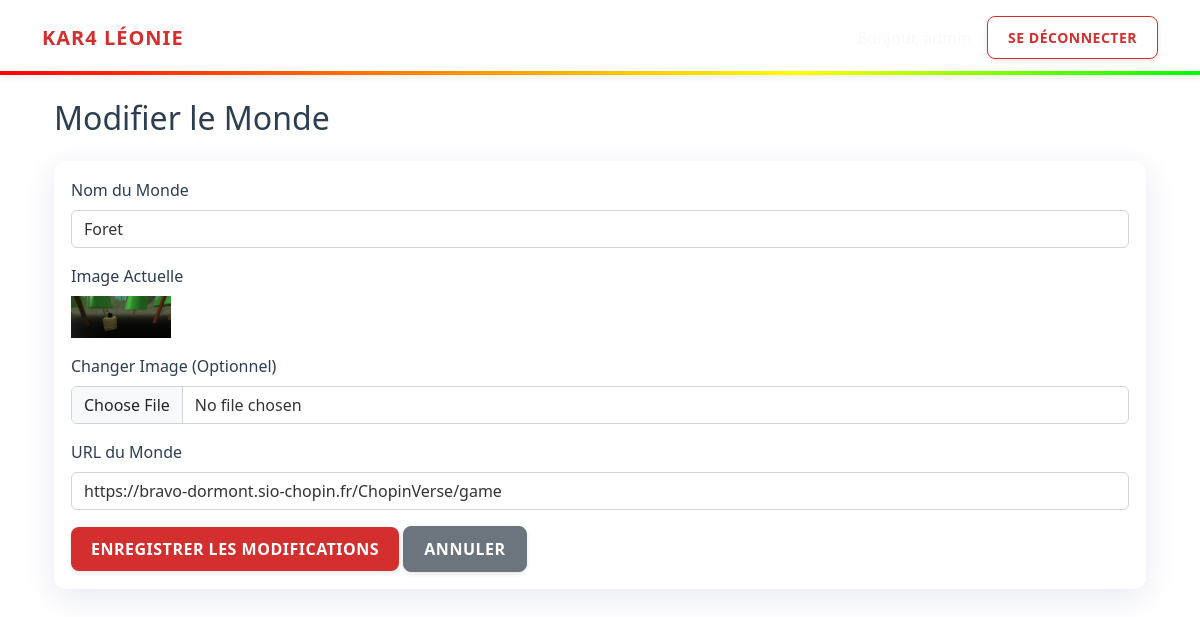
The page /index.php?page=admin&action=editWorld&id=4 (signed in) on the database its author committed.
### tables this page shows
CREATE TABLE `world` (
  `idWorld` int(11) NOT NULL,
  `nameWorld` varchar(50) NOT NULL,
  `imgWorld` varchar(255) DEFAULT NULL,
  `urlWorld` varchar(255) DEFAULT NULL
);

### config/db.php (called while the page is built, shortened)
<?php
class Database {
    private $host = "localhost";
    private $db_name = "leonie";
    private $username = "root";
    private $password = "";
    public function getConnection() {
        $this->conn = null;
        try {
            $this->conn = new PDO("mysql:host=" . $this->host . ";dbname=" . $this->db_name, $this->username, $this->password);
            $this->conn->exec("set names utf8");
        } catch(PDOException $exception) {
            echo "Connection error: " . $exception->getMessage();
        }
        return $this->conn;
    }
}

### models/World.php (called while the page is built, shortened)
<?php
class World
{
    private $db;
    public function __construct()
    {
        $this->db = (new Database())->getConnection();
    }
    public function getById($id)
    {
        $sql = "SELECT * FROM world WHERE idWorld = :id";
        $stmt = $this->db->prepare($sql);
        $stmt->bindParam(':id', $id);
        $stmt->execute();
        return $stmt->fetch(PDO::FETCH_ASSOC);
    }
}

### views/admin/edit_world.php (the view, shortened to what this page needs)
<?php include 'views/layouts/header.php'; ?>
<div class="container">
    <h2 class="mb-4">Modifier le Monde</h2>
    <div class="card">
        <div class="card-body">
            <form action="index.php?page=admin&action=updateWorld" method="POST" enctype="multipart/form-data">
                <div class="mb-3">
                    <label for="name" class="form-label">Nom du Monde</label>
                    <input type="text" class="form-control" id="name" name="name"
                        value="<?= htmlspecialchars($world['nameWorld']) ?>" required>
                </div>
                <div class="mb-3">
                    <label class="form-label">Image Actuelle</label>
                    <br>
                    <img src="<?= $world['imgWorld'] ?>" alt="World" width="100">
                </div>
                <div class="mb-3">
                    <label for="image" class="form-label">Changer Image (Optionnel)</label>
                    <input type="file" class="form-control" id="image" name="image" accept="image/*">
                </div>
                <div class="mb-3">
                    <label for="url" class="form-label">URL du Monde</label>
                    <input type="text" class="form-control" id="url" name="url"
                        value="<?= htmlspecialchars($world['urlWorld'] ?? '') ?>">
                </div>
                <button type="submit" class="btn btn-primary">Enregistrer les modifications</button>
                <a href="index.php?page=admin&action=dashboard" class="btn btn-secondary">Annuler</a>
            </form>
        </div>
    </div>
</div>
<?php include 'views/layouts/footer.php'; ?>

### views/layouts/header.php (style rules this page uses)
:root { --christmas-red: #d32f2f; --pine-green: #388e3c; --snow-white: #ffffff; --gold: #fbc02d; --dark-text: #2c3e50; }
body { background: url('https://images.unsplash.com/photo-1491002052546-bf38f186af56?q=80&w=2608&auto=format&fit=crop') no-repeat center center fixed; background-size: cover; min-height: 100vh; font-family: 'Segoe UI', sans-serif; color: var(--dark-text); }
body::before { content: ''; position: fixed; top: 0; left: 0; right: 0; bottom: 0; background: rgba(255, 255, 255, 0.4); z-index: -1; }
.card { border: 1px solid rgba(255, 255, 255, 0.6); border-radius: 12px; box-shadow: 0 8px 32px rgba(31, 38, 135, 0.1); background: rgba(255, 255, 255, 0.85); backdrop-filter: blur(8px); color: var(--dark-text); }
.form-control { background-color: rgba(255, 255, 255, 0.9); border: 1px solid #ced4da; color: #333; }
.btn { border-radius: 8px; text-transform: uppercase; font-weight: 600; letter-spacing: 0.5px; padding: 10px 20px; box-shadow: 0 2px 5px rgba(0,0,0,0.1); transition: all 0.2s; }
.btn-primary { background-color: var(--christmas-red); border: none; }

### rows shown on the page
world: name "Foret", imgWorld (picture), url "https://bravo-dormont.sio-chopin.fr/ChopinVerse/game"
